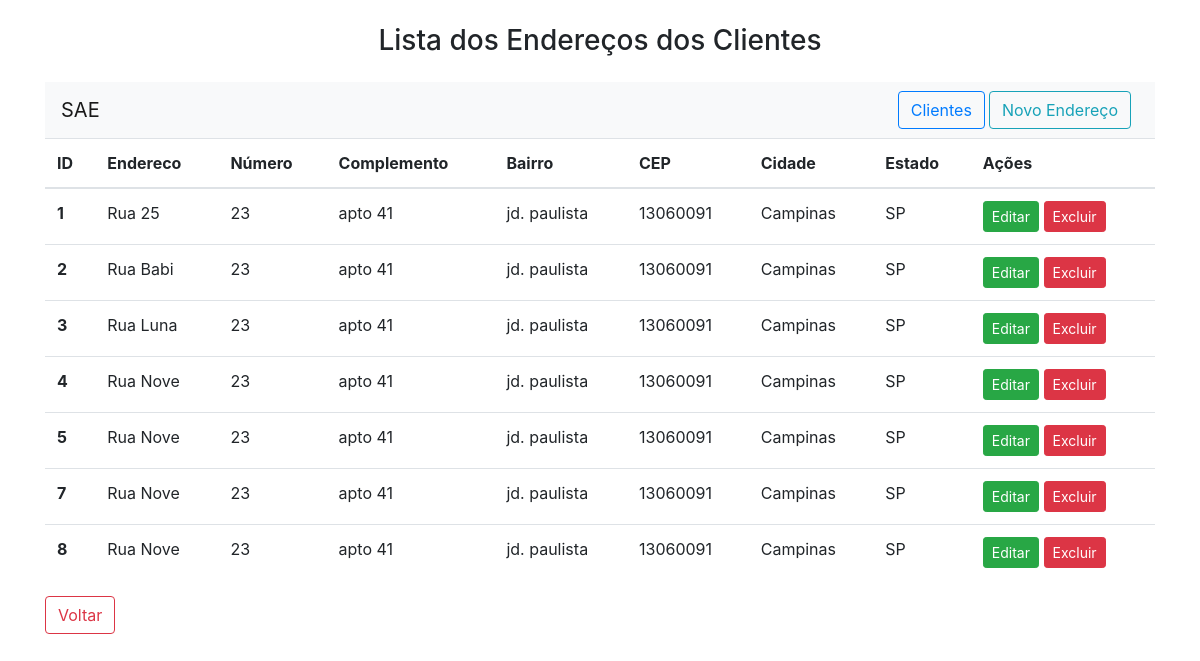
The page /Views/enderecos.php?id=1 on the database its author committed.
### tables this page shows
CREATE TABLE `enderecos` (
  `id` bigint(20) NOT NULL,
  `endereco` varchar(200) DEFAULT NULL,
  `numero` int(30) DEFAULT NULL,
  `comp` varchar(40) DEFAULT NULL,
  `bairro` varchar(200) DEFAULT NULL,
  `cep` varchar(30) DEFAULT NULL,
  `cidade` varchar(100) DEFAULT NULL,
  `estado` varchar(100) DEFAULT NULL,
  `idCliente` bigint(20) NOT NULL
);

### Models/funcoes.php (called while the page is built, shortened)
<?php
function getIdFromUrl(){
    $url = $_SERVER['REQUEST_URI'];
    $id = explode("=", $url);
    return end($id);
}
?>

### Views/enderecos.php (the view, shortened to what this page needs)
<!DOCTYPE html>
<html lang="pt-br">
<head>
    <link rel="stylesheet" href="../assets/css/bootstrap.css">
</head>
<body>
    <div class="container">
        <div class="row">
            <div class="col md-5">
                <h3 class="m-4 text-center">Lista dos Endereços dos Clientes</h3>
                <nav class="navbar navbar-light bg-light">
                    <a class="navbar-brand" href="../index.php">SAE</a>
                    <form class="form-inline" action="clientes.php" method="POST">
                        <a class="btn btn-outline-primary my-2 my-sm-0 m-1" href="clientes.php">Clientes</a>
                        <a class="btn btn-outline-info my-2 my-sm-0 mr-2" href="cadastroend.php">Novo Endereço</a>
                    </form>
                </nav>
                <table class="table table-hover">
                    <thead>
                        <tr>
                            <th scope="col">ID</th>
                            <th scope="col">Endereco</th>
                            <th scope="col">Número</th>
                            <th scope="col">Complemento</th>
                            <th scope="col">Bairro</th>
                            <th scope="col">CEP</th>
                            <th scope="col">Cidade</th>
                            <th scope="col">Estado</th>
                            <th scope="col">Ações</th>
                        </tr>
                    </thead>
                    <tbody>
                        <?php
                        include "../Models/conexao.php";
                        include "../Models/funcoes.php";
                        $idcliente = getIdFromUrl();
                        $sql = "SELECT * FROM enderecos WHERE idCliente LIKE '%$idcliente%'";
                        $dados = mysqli_query($conn, $sql);
                        while ($linha =  mysqli_fetch_assoc($dados)) {
                            $id = $linha['id'];
                            $endereco = $linha['endereco'];
                            $numero = $linha['numero'];
                            $comp = $linha['comp'];
                            $bairro = $linha['bairro'];
                            $cep = $linha['cep'];
                            $cidade = $linha['cidade'];
                            $estado = $linha['estado'];
                            echo "<tr>
                                    <th scope='row'>$id</th>
                                    <td>$endereco</td>
                                    <td>$numero</td>
                                    <td>$comp</td>
                                    <td>$bairro</td>
                                    <td>$cep</td>
                                    <td>$cidade</td>
                                    <td>$estado</td>
                                    <td><a href='../Controller/cadastroEnd_edit.php?id=$id' class='btn btn-success btn-sm'>Editar</a>
                                    <a href='#' class='btn btn-danger btn-sm' data-toggle='modal' data-target='#confirma'
                              onclick=" . '"' . "pegar_dadosEnd($id, '$endereco')" . '"' . ">Excluir</a>
                                    </td>
                              </tr>";
                        }
                        ?>
                    </tbody>
                </table>
                <a class="btn btn-outline-danger my-2 my-sm-0" href="clientes.php">Voltar</a>
            </div>
        </div>
    </div>
</body>
</html>

### rows shown on the page
enderecos: id "1", endereco "Rua 25", numero "23", comp "apto 41", bairro "jd. paulista", cep "13060091", cidade "Campinas", estado "SP"
enderecos: id "2", endereco "Rua Babi", numero "23", comp "apto 41", bairro "jd. paulista", cep "13060091", cidade "Campinas", estado "SP"
enderecos: id "3", endereco "Rua Luna", numero "23", comp "apto 41", bairro "jd. paulista", cep "13060091", cidade "Campinas", estado "SP"
enderecos: id "4", endereco "Rua Nove", numero "23", comp "apto 41", bairro "jd. paulista", cep "13060091", cidade "Campinas", estado "SP"
enderecos: id "5", endereco "Rua Nove", numero "23", comp "apto 41", bairro "jd. paulista", cep "13060091", cidade "Campinas", estado "SP"
enderecos: id "7", endereco "Rua Nove", numero "23", comp "apto 41", bairro "jd. paulista", cep "13060091", cidade "Campinas", estado "SP"
enderecos: id "8", endereco "Rua Nove", numero "23", comp "apto 41", bairro "jd. paulista", cep "13060091", cidade "Campinas", estado "SP"
